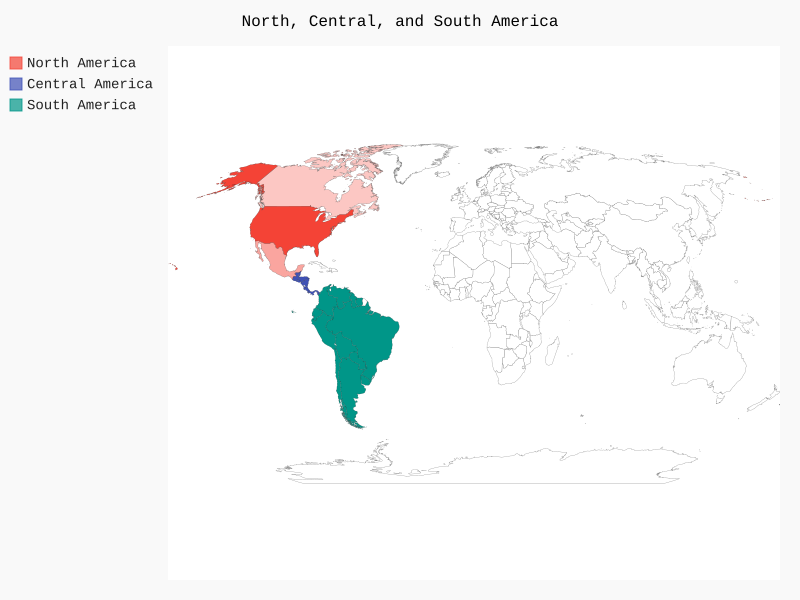

This figure's Python source:
"""
演示使用Worldmap，突出北美、中美和南美
"""
# import pygal  # 以前版本的代码
import pygal_maps_world.maps  # 如今使用


wm = pygal_maps_world.maps.World()
wm.title = 'North, Central, and South America'

wm.add("North America", {'ca': 3412600, 'mx': 113423000, 'us': 30934900})  # add一个标签和字典（包含国家的国别码和人口数量）
wm.add('Central America', ['bz', 'cr', 'gt', 'hn', 'ni', 'pa', 'sv'])
wm.add("South America", ['ar', 'bo', 'br', 'cl', 'co', 'ec', 'fg', 'gy', 'pe', 'py', 'sr', 'uy', 've'])

wm.render_to_file('Americas.svg')  # 创建一个包含该图表的.svg文件；以不同颜色突出北美、中美、南美
